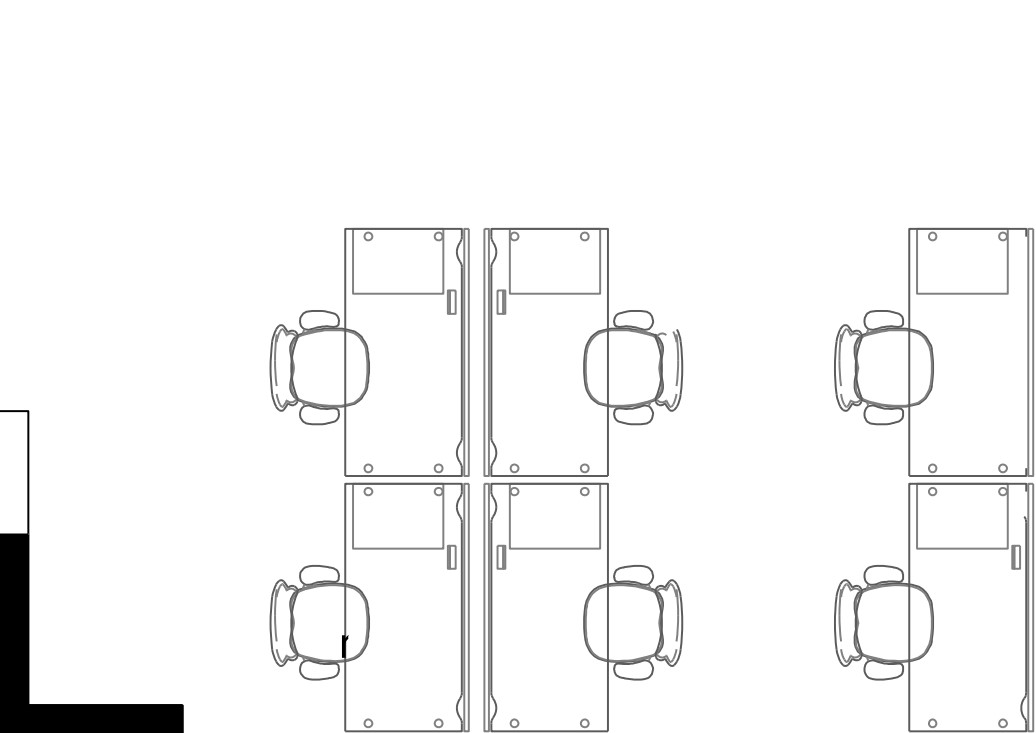
#> input picture ptc_lab.jpg, 1036 x 733 px
$ python ILS_test_lab.py
#> lines starting #> are read from the running program, lines starting #| are printed output that depends on the picture
import tkinter as tk
from tkinter import* #neu
import matplotlib.pyplot as plt
from matplotlib.patches import Circle

def update_circle_position(circle, x, y):
    circle.center = (x, y)
    circle.figure.canvas.draw()

def on_apply():
    x = float(entry_x.get())
    y = float(entry_y.get())
    update_circle_position(circle, x, y)

# Create Matplotlib plot
fig, ax = plt.subplots()
ax.set_xlim(750, 0)
ax.set_ylim(0, 465)

img = plt.imread("ptc_lab.jpg")
#> img is the input picture: shape (733, 1036, 3); min 0, max 255, mean 245.7
ax.imshow(img, extent=[750, 0, 0, 465])

# Initialize circle
center = (5, 5)
radius = 10
circle = Circle(center, radius, edgecolor='b', facecolor='b')
ax.add_patch(circle)

# Create tkinter GUI window
root = tk.Tk()
root.title("Circle Position Input")

# Label and Entry widgets for x and y coordinates label_x = tk.Label(root, text="X coordinate:")
label_x = tk.Label(root, text="X coordinate:")
label_x.pack()
entry_x = tk.Entry(root)
entry_x.pack()

label_y = tk.Label(root, text="Y coordinate:")
label_y.pack()
entry_y = tk.Entry(root)
entry_y.pack()

# Button to apply the coordinates
btn_apply = tk.Button(root, text="Apply", command=on_apply)
btn_apply.pack()

ax.set_title('ILS Test Lab made by PTC')
ax.set_aspect('equal')

plt.show()
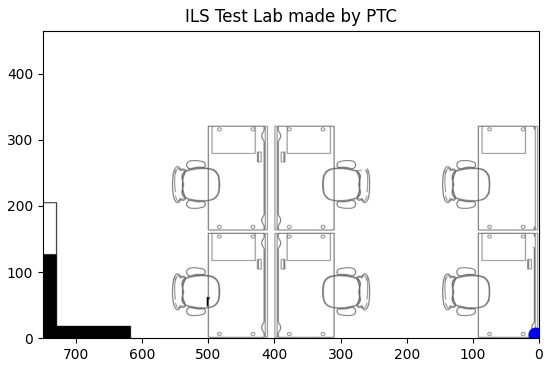
#> figure drawn by matplotlib, 1 panel
root.mainloop()
